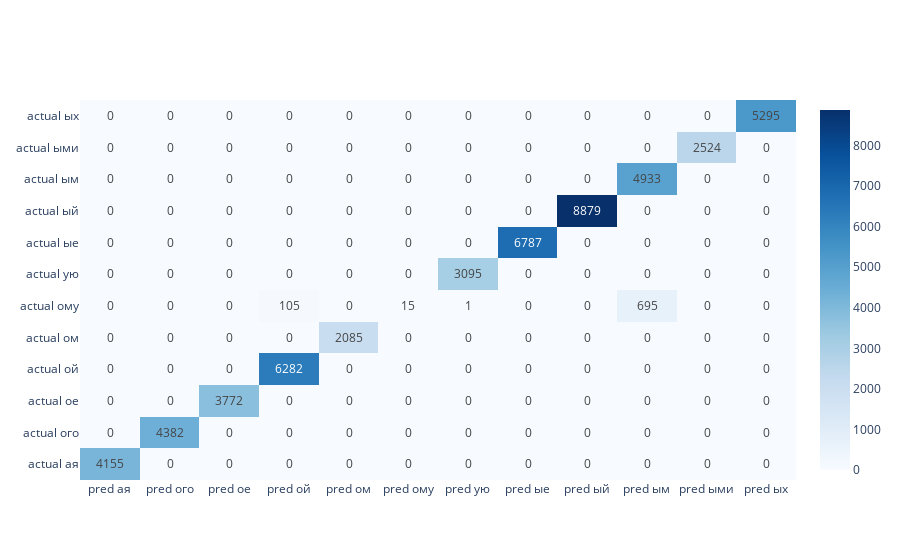
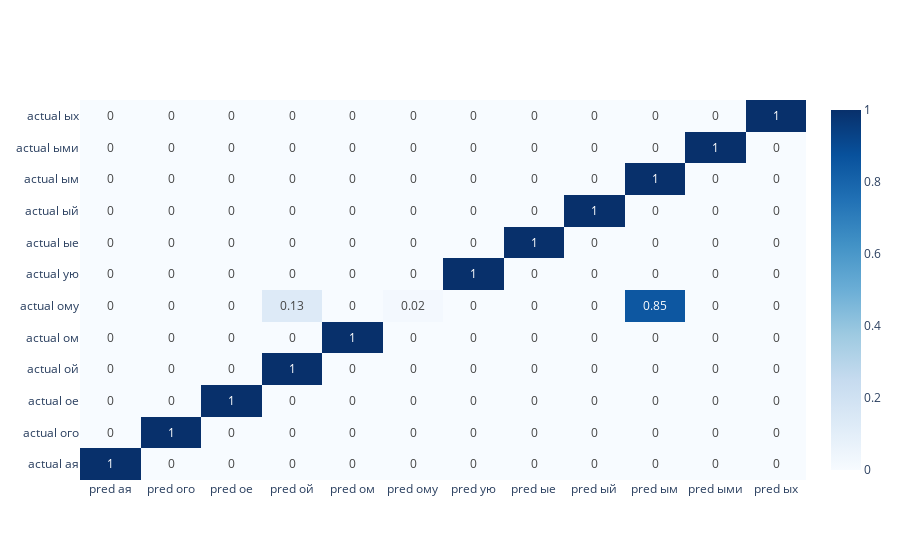

Notebook code cell kept with these figures, in order:
### Code cell
tasks = get_tasks(bucket,
 'datasphere/agreementproject/job_info/job_agreementproject_18:32:21.476408.txt')

loader = S3TrainingLogsLoader(bucket, project_name)
metrics = loader.load_metrics(tasks)

unzipped_folder = (Loc.root_path /
                   'temp'/'training_results' /
                   f'{tasks[0]}.unzipped')
result_df = pd.read_parquet(unzipped_folder/'output'/'result_df.parquet')
y_true, y_pred = get_true_and_pred(result_df)

plot_metrics(metrics, tasks[0])
sorted_nums = sorted(list(y_true.unique()))
cm = pd.DataFrame(
    confusion_matrix(y_true, y_pred,
                        # normalize='true'
                     ).round(2),
    columns=[f'pred {ending_by_num[n]}' for n in sorted_nums],
    index=[f'actual {ending_by_num[n]}' for n in sorted_nums]
)
plot_cm(cm)
cm = pd.DataFrame(
    confusion_matrix(y_true, y_pred,
                        normalize='true'
                     ).round(2),
    columns=[f'pred {ending_by_num[n]}' for n in sorted_nums],
    index=[f'actual {ending_by_num[n]}' for n in sorted_nums]
)
plot_cm(cm)

### Figure 1 — Plotly figure (JSON) as saved in the notebook; plotly's stock layout.template omitted (floating-point values rounded to 4 significant figures; data arrays with more than 128 entries replaced by an {"elided": "..."} marker saying what was removed)
{"data": [{"colorscale": [[0, "rgb(247,251,255)"], [0.125, "rgb(222,235,247)"], [0.25, "rgb(198,219,239)"], [0.375, "rgb(158,202,225)"], [0.5, "rgb(107,174,214)"], [0.625, "rgb(66,146,198)"], [0.75, "rgb(33,113,181)"], [0.875, "rgb(8,81,156)"], [1, "rgb(8,48,107)"]], "text": {"elided": "12x12 int values"}, "texttemplate": "%{text}", "type": "heatmap", "x": ["pred ая", "pred ого", "pred ое", "pred ой", "pred ом", "pred ому", "pred ую", "pred ые", "pred ый", "pred ым", "pred ыми", "pred ых"], "y": ["actual ая", "actual ого", "actual ое", "actual ой", "actual ом", "actual ому", "actual ую", "actual ые", "actual ый", "actual ым", "actual ыми", "actual ых"], "z": {"elided": "12x12 int values"}}], "layout": {}}

### Figure 2 — Plotly figure (JSON) as saved in the notebook; plotly's stock layout.template omitted (floating-point values rounded to 4 significant figures; data arrays with more than 128 entries replaced by an {"elided": "..."} marker saying what was removed)
{"data": [{"colorscale": [[0, "rgb(247,251,255)"], [0.125, "rgb(222,235,247)"], [0.25, "rgb(198,219,239)"], [0.375, "rgb(158,202,225)"], [0.5, "rgb(107,174,214)"], [0.625, "rgb(66,146,198)"], [0.75, "rgb(33,113,181)"], [0.875, "rgb(8,81,156)"], [1, "rgb(8,48,107)"]], "text": {"elided": "12x12 float values"}, "texttemplate": "%{text}", "type": "heatmap", "x": ["pred ая", "pred ого", "pred ое", "pred ой", "pred ом", "pred ому", "pred ую", "pred ые", "pred ый", "pred ым", "pred ыми", "pred ых"], "y": ["actual ая", "actual ого", "actual ое", "actual ой", "actual ом", "actual ому", "actual ую", "actual ые", "actual ый", "actual ым", "actual ыми", "actual ых"], "z": {"elided": "12x12 float values"}}], "layout": {}}
